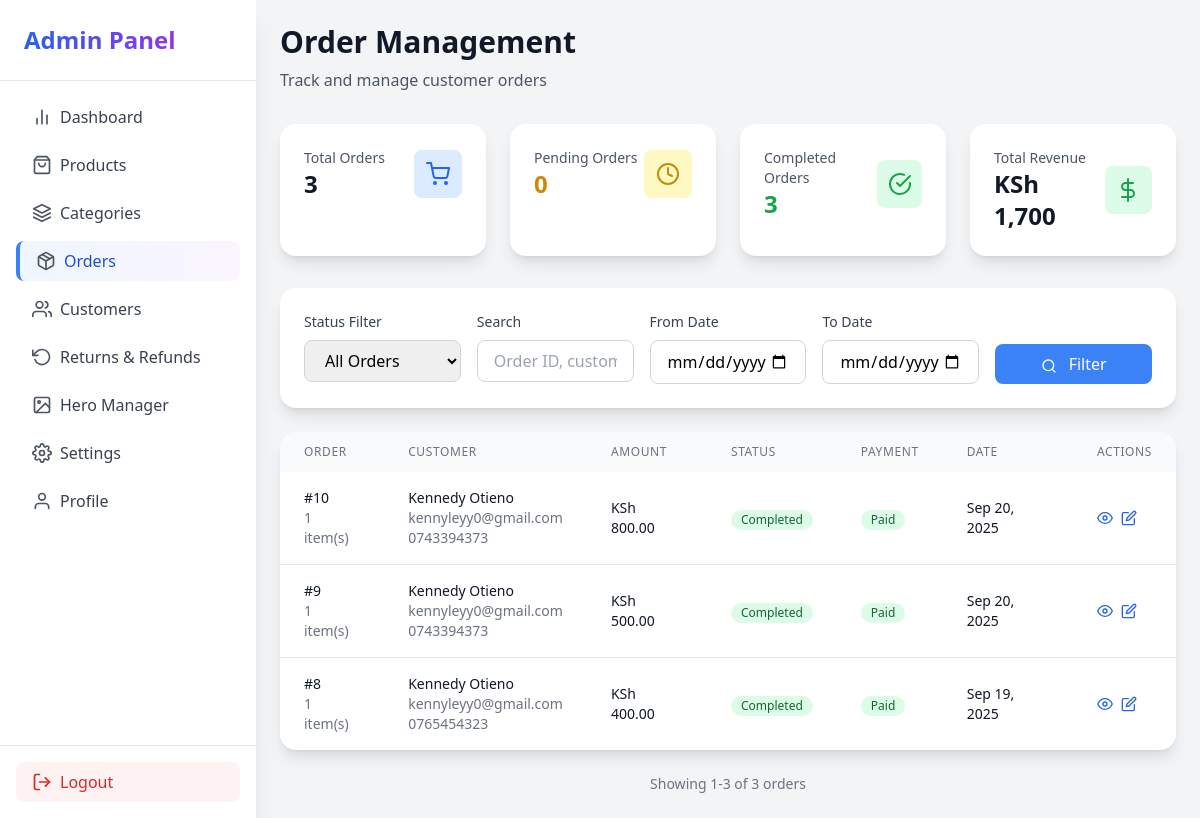
The app's page /admin/orders.php (signed in), older data.
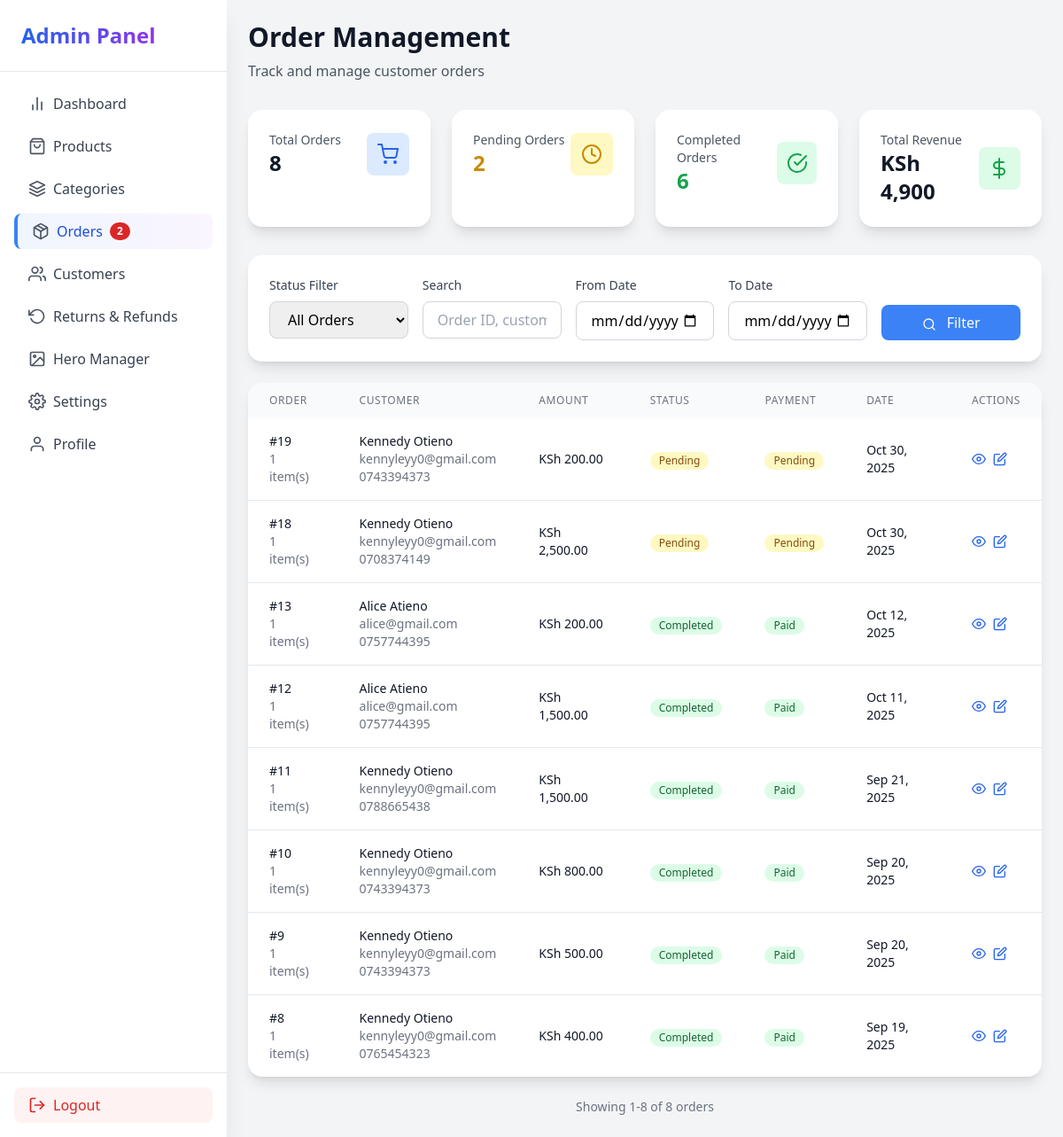
The same page, newer data.
### tables this page shows
CREATE TABLE `orders` (
  `id` int(11) NOT NULL,
  `user_id` int(11) DEFAULT NULL,
  `customer_name` varchar(150) DEFAULT NULL,
  `customer_email` varchar(150) DEFAULT NULL,
  `customer_phone` varchar(30) DEFAULT NULL,
  `shipping_address` text DEFAULT NULL,
  `total_amount` decimal(10,2) DEFAULT NULL,
  `status` varchar(50) NOT NULL DEFAULT 'pending',
  `notes` varchar(250) NOT NULL,
  `payment_method` enum('cash','mpesa','paypal') NOT NULL DEFAULT 'cash',
  `payment_status` enum('pending','paid','failed') DEFAULT 'pending',
  `order_status` enum('pending','confirmed','shipped','completed','cancelled') DEFAULT 'pending',
  `created_at` timestamp NOT NULL DEFAULT current_timestamp(),
  `updated_at` date NOT NULL DEFAULT current_timestamp()
);

### admin/orders.php (the view, shortened to what the rows shown need)
<?php
require_once '../includes/db.php';
$page = max(1, intval($_GET['page'] ?? 1));
$perPage = 15;
$whereConditions = [];
$whereClause = !empty($whereConditions) ? 'WHERE ' . implode(' AND ', $whereConditions) : '';
$offset = ($page - 1) * $perPage;
$ordersQuery = "
    SELECT o.*,
           (SELECT COUNT(*) FROM order_items WHERE order_id = o.id) as item_count
    FROM orders o
    $whereClause
    ORDER BY o.created_at DESC
    LIMIT :limit OFFSET :offset
";
$ordersStmt = $pdo->prepare($ordersQuery);
$ordersStmt->bindValue(':limit', $perPage, PDO::PARAM_INT);
$ordersStmt->bindValue(':offset', $offset, PDO::PARAM_INT);
$ordersStmt->execute();
$orders = $ordersStmt->fetchAll(PDO::FETCH_ASSOC);
?>
<!DOCTYPE html>
<html lang="en">
<head>
    <script src="https://cdn.tailwindcss.com"></script>
</head>
<body class="bg-gray-100 min-h-screen">
    <?php include 'sidebar.php'; ?>
    <main class="flex-1 p-6 lg:ml-64">
        <div class="mb-8">
            <h1 class="text-3xl font-bold text-gray-900">Order Management</h1>
        </div>
        <div class="bg-white rounded-2xl shadow-lg overflow-hidden">
            <div class="overflow-x-auto">
                <table class="w-full">
                    <thead class="bg-gray-50">
                        <tr>
                            <th class="px-6 py-3 text-left text-xs font-medium text-gray-500 uppercase tracking-wider">
                                Order</th>
                            <th class="px-6 py-3 text-left text-xs font-medium text-gray-500 uppercase tracking-wider">
                                Customer</th>
                            <th class="px-6 py-3 text-left text-xs font-medium text-gray-500 uppercase tracking-wider">
                                Amount</th>
                            <th class="px-6 py-3 text-left text-xs font-medium text-gray-500 uppercase tracking-wider">
                                Status</th>
                            <th class="px-6 py-3 text-left text-xs font-medium text-gray-500 uppercase tracking-wider">
                                Payment</th>
                            <th class="px-6 py-3 text-left text-xs font-medium text-gray-500 uppercase tracking-wider">
                                Date</th>
                            <th class="px-6 py-3 text-left text-xs font-medium text-gray-500 uppercase tracking-wider">
                                Actions</th>
                        </tr>
                    </thead>
                    <tbody class="divide-y divide-gray-200">
                        <?php foreach ($orders as $order): ?>
                        <tr class="hover:bg-gray-50">
                            <td class="px-6 py-4">
                                <div>
                                    <div class="text-sm font-medium text-gray-900">#<?= $order['id'] ?></div>
                                    <div class="text-sm text-gray-500"><?= $order['item_count'] ?> item(s)</div>
                                </div>
                            </td>
                            <td class="px-6 py-4">
                                <div>
                                    <div class="text-sm font-medium text-gray-900">
                                        <?= htmlspecialchars($order['customer_name']) ?></div>
                                    <div class="text-sm text-gray-500"><?= htmlspecialchars($order['customer_email']) ?>
                                    </div>
                                    <div class="text-sm text-gray-500"><?= htmlspecialchars($order['customer_phone']) ?>
                                    </div>
                                </div>
                            </td>
                            <td class="px-6 py-4 text-sm font-medium text-gray-900">KSh
                                <?= number_format((float)($order['total_amount'] ?? 0), 2) ?></td>
                            <td class="px-6 py-4">
                                <span
                                    class="inline-flex items-center px-2.5 py-0.5 rounded-full text-xs font-medium
                                    <?= $order['order_status'] === 'completed' ? 'bg-green-100 text-green-800' :
                                       ($order['order_status'] === 'pending' ? 'bg-yellow-100 text-yellow-800' :
                                       ($order['order_status'] === 'cancelled' ? 'bg-red-100 text-red-800' : 'bg-blue-100 text-blue-800')) ?>">
                                    <?= ucfirst($order['order_status']) ?>
                                </span>
                            </td>
                            <td class="px-6 py-4">
                                <span
                                    class="inline-flex items-center px-2.5 py-0.5 rounded-full text-xs font-medium
                                    <?= $order['payment_status'] === 'paid' ? 'bg-green-100 text-green-800' :
                                       ($order['payment_status'] === 'pending' ? 'bg-yellow-100 text-yellow-800' : 'bg-red-100 text-red-800') ?>">
                                    <?= ucfirst($order['payment_status']) ?>
                                </span>
                            </td>
                            <td class="px-6 py-4 text-sm text-gray-900">
                                <?= date('M j, Y', strtotime($order['created_at'])) ?></td>
                            <td class="px-6 py-4 text-sm font-medium">
                                <div class="flex space-x-2">
                                    <button onclick="viewOrder(<?= $order['id'] ?>)"
                                        class="text-blue-600 hover:text-blue-900">
                                        <i data-feather="eye" class="w-4 h-4"></i>
                                    </button>
                                    <button
                                        onclick="updateOrderStatus(<?= $order['id'] ?>, '<?= $order['order_status'] ?>')"
                                        class="text-blue-600 hover:text-blue-900">
                                        <i data-feather="edit" class="w-4 h-4"></i>
                                    </button>
                                </div>
                            </td>
                        </tr>
                        <?php endforeach; ?>
                    </tbody>
                </table>
            </div>
        </div>
    </main>
</body>
</html>

Row changes from the older to the newer data that the page shows:
added orders: id "19", item_count "1", customer_name "Kennedy Otieno", customer_email "kennyleyy0@gmail.com", customer_phone "0743394373", total_amount "200.00", order_status "Pending", payment_status "Pending", created_at "Oct 30, 2025"
added orders: id "18", item_count "1", customer_name "Kennedy Otieno", customer_email "kennyleyy0@gmail.com", customer_phone "0708374149", total_amount "2,500.00", order_status "Pending", payment_status "Pending", created_at "Oct 30, 2025"
added orders: id "13", item_count "1", customer_name "Alice Atieno", customer_email "alice@gmail.com", customer_phone "0757744395", total_amount "200.00", order_status "Completed", payment_status "Paid", created_at "Oct 12, 2025"
added orders: id "12", item_count "1", customer_name "Alice Atieno", customer_email "alice@gmail.com", customer_phone "0757744395", total_amount "1,500.00", order_status "Completed", payment_status "Paid", created_at "Oct 11, 2025"
added orders: id "11", item_count "1", customer_name "Kennedy Otieno", customer_email "kennyleyy0@gmail.com", customer_phone "0788665438", total_amount "1,500.00", order_status "Completed", payment_status "Paid", created_at "Sep 21, 2025"
Text that changed along with them:
$pendingCount: (not shown) → "2"
$stats['total_orders']: "3" → "8"
$stats['pending_orders']: "0" → "2"
$stats['completed_orders']: "3" → "6"
$stats['total_revenue']: "1,700" → "4,900"
min($offset + $perPage, $totalOrders): "3" → "8"
$totalOrders: "3" → "8"
